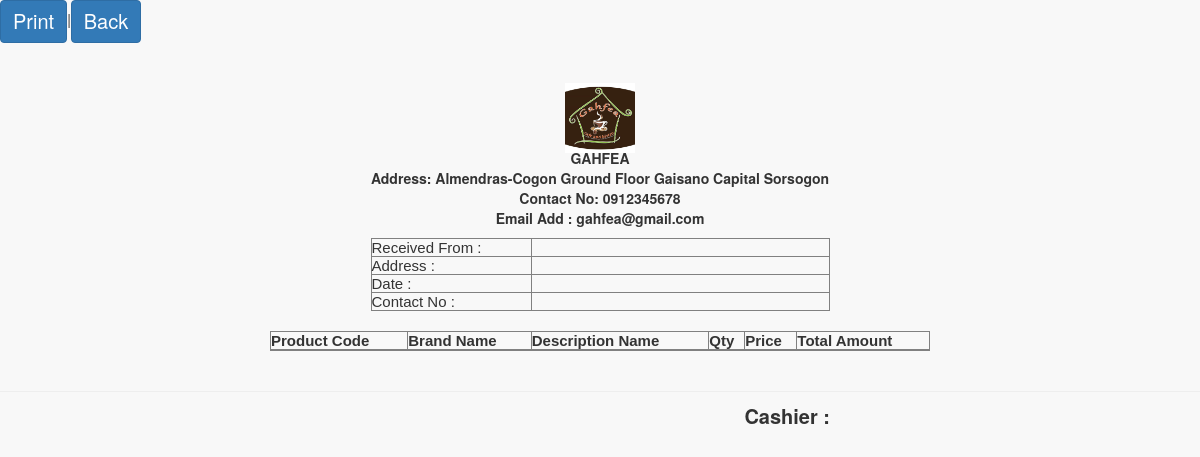
Page /pages/cashier/preview.php?invoice=RS-059022 on the earlier database version.
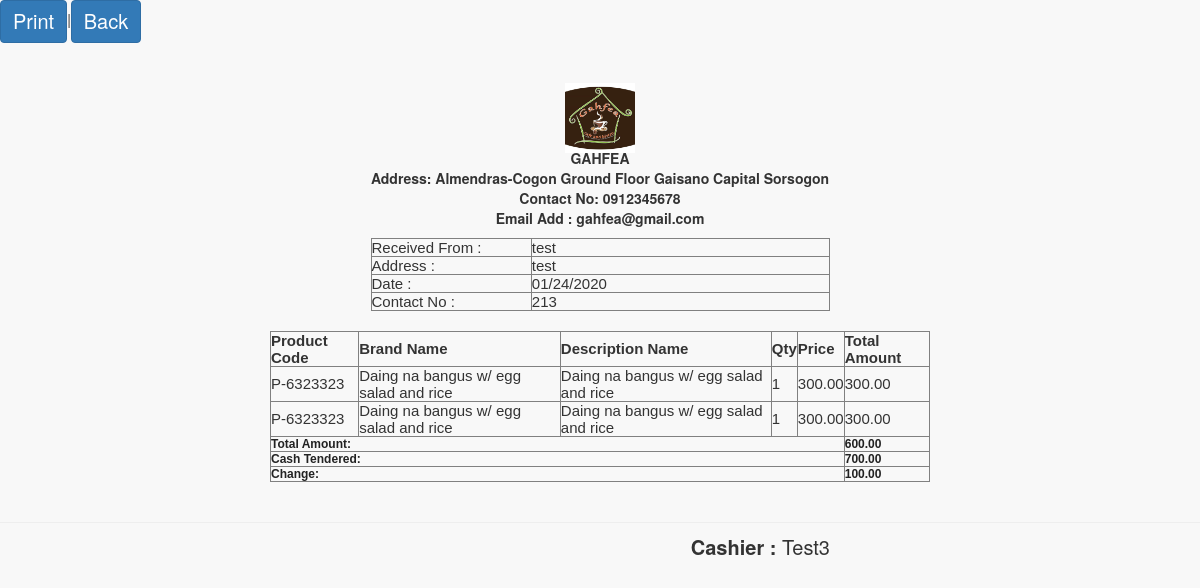
Same page on the later database version.
### tables this page shows
CREATE TABLE `sales` (
  `transaction_id` int(11) NOT NULL,
  `invoice_number` varchar(100) NOT NULL,
  `cashier` varchar(100) NOT NULL,
  `date` varchar(100) NOT NULL,
  `type` varchar(100) NOT NULL,
  `amount` varchar(100) NOT NULL,
  `due_date` varchar(100) NOT NULL,
  `name` varchar(100) NOT NULL,
  `balance` varchar(100) NOT NULL,
  `total_amount` varchar(30) NOT NULL,
  `cash` varchar(100) NOT NULL,
  `month` varchar(20) NOT NULL,
  `year` varchar(20) NOT NULL,
  `p_amount` varchar(30) NOT NULL,
  `vat` varchar(30) NOT NULL,
  `address` varchar(80) NOT NULL,
  `contact_number` varchar(11) NOT NULL
);

CREATE TABLE `sales_order` (
  `transaction_id` int(11) NOT NULL,
  `invoice` varchar(100) NOT NULL,
  `product` varchar(100) NOT NULL,
  `qty` varchar(100) NOT NULL,
  `amount` varchar(100) NOT NULL,
  `name` varchar(100) NOT NULL,
  `price` varchar(100) NOT NULL,
  `discount` varchar(100) NOT NULL,
  `category` varchar(100) NOT NULL,
  `date` varchar(25) NOT NULL,
  `omonth` varchar(25) NOT NULL,
  `oyear` varchar(25) NOT NULL,
  `qtyleft` varchar(25) NOT NULL,
  `dname` varchar(50) NOT NULL,
  `vat` varchar(20) NOT NULL,
  `total_amount` varchar(30) NOT NULL,
  `table_number` varchar(25) NOT NULL,
  `order_status` varchar(100) NOT NULL
);

### pages/cashier/preview.php (the view, shortened to what the changed rows need)
<link href="vendor/bootstrap/css/bootstrap.min.css" rel="stylesheet">
<link href="vendor/metisMenu/metisMenu.min.css" rel="stylesheet">
<link href="dist/css/sb-admin-2.css" rel="stylesheet">
<link href="vendor/font-awesome/css/font-awesome.min.css" rel="stylesheet" type="text/css">
<?php
$invoice=$_GET['invoice'];
include('connect.php');
$result = $db->prepare("SELECT * FROM sales WHERE invoice_number= :userid");
$result->bindParam(':userid', $invoice);
$result->execute();
for($i=0; $row = $result->fetch(); $i++){
	$cname=$row['name'];
	$caddress=$row['address'];
	$date=$row['date'];
	$cashier=$row['cashier'];
	$contact_number=$row['contact_number'];
	$pt=$row['type'];
	$am=$row['amount'];
	if($pt=='cash'){
		$cashpaid=$row['cash'];
		$amount=$cashpaid-$am;
	}
}
?>
<div class="content" id="content">
<center>
	<div style="margin: 0 auto; padding: 20px; width: 700px; font-weight: normal;">
		<div style="width: 100%;">
			<div style="width: 459px;">
			<br>
					<div>
						<table border="1" cellpadding="4" cellspacing="0" style="font-family: arial; font-size: 15px;text-align:left;width : 100%;">
							<tr>
								<td width="35%">Received From : </td>
								<td width="75%"><?php echo $cname ?></td>
							</tr>
							<tr>
								<td width="35%">Address : </td>
								<td width="35%"><?php echo $caddress ?></td>
							</tr>
							<tr>
								<td width="35%">Date : </td>
								<td width="75%"><?php echo $date?></td>
							</tr>
							<tr>
								<td width="25%">Contact No : </td>
								<td width="75%"><?php echo $contact_number ?></td>
							</tr>
						</table>
					</div>
				</div>
			</div><br>
			<div style="width: 100%">
				<table border="1" cellpadding="4" cellspacing="0" style="font-family: arial; font-size: 15px;text-align:left;" width="100%">
					<thead>
						<tr>
							<th> Product Code </th>
							<th> Brand Name </th>
							<th> Description Name </th>
							<th> Qty </th>
							<th> Price </th>
							<th> Total Amount </th>
						</tr>
					</thead>
					<tbody>
						<?php
						$id=$_GET['invoice'];
						$result = $db->prepare("SELECT * FROM sales_order WHERE invoice= :userid");
						$result->bindParam(':userid', $id);
						$result->execute();
						for($i=0; $row = $result->fetch(); $i++){
							?>
							<tr class="record">
								<td><?php echo $row['product']; ?></td>
								<td><?php echo $row['name']; ?></td>
								<td><?php echo $row['dname']; ?></td>
								<td><?php echo $row['qty']; ?></td>
								<td>
									<?php
									$ppp=$row['price'];
									echo formatMoney($ppp, true);
									?>
								</td>
								<td>
									<?php
									$dfdf=$row['total_amount'];
									echo formatMoney($dfdf, true);
									?>
								</td>
							</tr>
							<?php
						}
						?>
						<?php if($pt=='cash'){
							?>
							<tr>
								<td colspan="5"><strong style="font-size: 12px; color: #222222;">Total Amount:</strong></td>
								<td colspan="3"><strong style="font-size: 12px; color: #222222;">
									<?php
									$sdsd=$_GET['invoice'];
									$resultas = $db->prepare("SELECT sum(total_amount) FROM sales_order WHERE invoice= :a");
									$resultas->bindParam(':a', $sdsd);
									$resultas->execute();
									for($i=0; $rowas = $resultas->fetch(); $i++){
										$fgfg=$rowas['sum(total_amount)'];
										echo formatMoney($fgfg, true);
									}
									?>
								</strong></td>
							</tr>
							<tr>
								<td colspan="5"><strong style="font-size: 12px; color: #222222;">Cash Tendered:</strong></td>
								<td colspan="2"><strong style="font-size: 12px; color: #222222;">
									<?php
									echo formatMoney($cashpaid, true);
									?>
								</strong></td>
							</tr>
								<?php
						}
						?>
						<tr>
							<td colspan="5"><strong style="font-size: 12px; color: #222222;">
								<?php
								if($pt=='cash'){
									echo 'Change:';
								}
								?>
							</strong></td>
							<td colspan="3"><strong style="font-size: 12px; color: #222222;">
								<?php
								function formatMoney($number, $fractional=false) {
									if ($fractional) {
										$number = sprintf('%.2f', $number);
									}
									while (true) {
										$replaced = preg_replace('/(-?\d+)(\d\d\d)/', '$1,$2', $number);
										if ($replaced != $number) {
											$number = $replaced;
										} else {
											break;
										}
									}
									return $number;
								}
								if($pt=='cash'){
									echo formatMoney($amount, true);
								}
								?>
							</strong></td>
						</tr>
					</tbody>
				</table>
				</center>
			</div>
			<div style="text-align: right;margin-right: 370px; margin-top: -10px; font-size: 20px;"><b>Cashier :</b> <?php echo $cashier ?></div>

Differences in the rows shown:
added sales: name "test", address "test", date "01/24/2020", contact_number "213", cash "700.00", formatMoney($amount, true) "100.00", cashier "Test3"
added sales_order: product "P-6323323", name "Daing na bangus w/ egg salad and rice", dname "Daing na bangus w/ egg salad and rice", qty "1", price "300.00", total_amount "300.00"
added sales_order: product "P-6323323", name "Daing na bangus w/ egg salad and rice", dname "Daing na bangus w/ egg salad and rice", qty "1", price "300.00", total_amount "300.00"
Other differences:
text now shown: "Total Amount: Cash Tendered: Change:"
new list line: "600.00"
